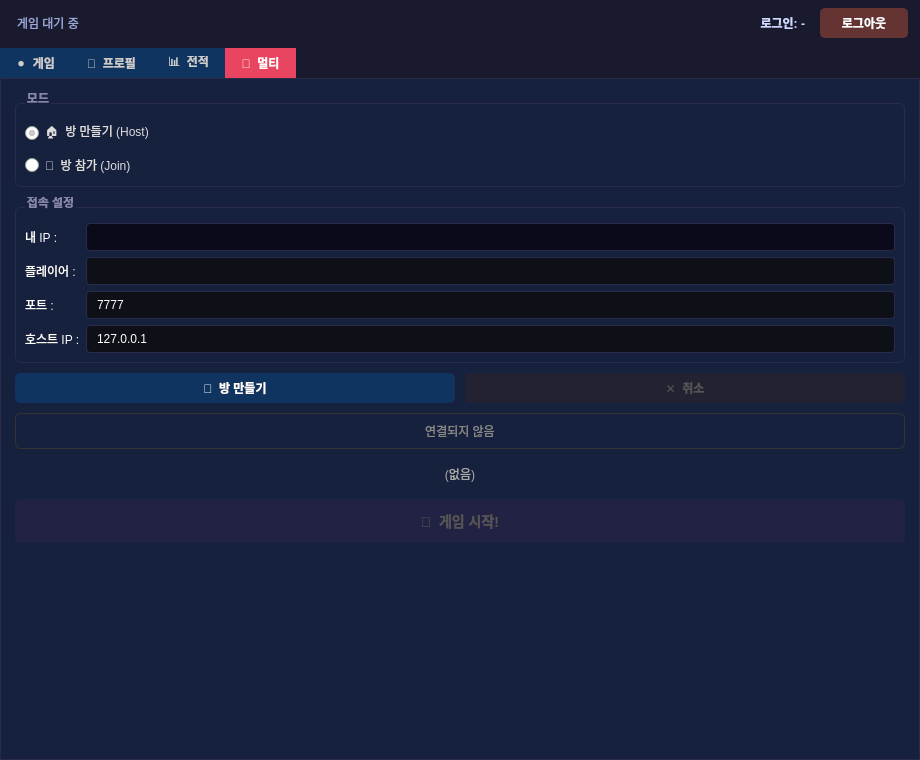
<?xml version="1.0" encoding="UTF-8"?>
<ui version="4.0">
 <class>MainWindow</class>
 <widget class="QMainWindow" name="MainWindow">
  <property name="geometry">
   <rect>
    <x>0</x>
    <y>0</y>
    <width>920</width>
    <height>760</height>
   </rect>
  </property>
  <property name="minimumSize">
   <size>
    <width>920</width>
    <height>760</height>
   </size>
  </property>
  <property name="windowTitle">
   <string>오목 게임</string>
  </property>
  <property name="styleSheet">
   <string notr="true">QMainWindow { background: #1a1a2e; }
QTabWidget::pane { border:1px solid #2a2a4a; background:#16213e; }
QTabBar::tab { background:#0f3460; color:#ccc; padding:8px 16px; font-weight:bold; }
QTabBar::tab:selected { background:#e94560; color:white; }
QTabBar::tab:hover { background:#1a4a80; }
QGroupBox { color:#8888aa; border:1px solid #2a2a4a; border-radius:6px; margin-top:10px; padding-top:6px; font-weight:bold; }
QGroupBox::title { subcontrol-origin:margin; left:10px; top:-2px; }
QPushButton { background:#0f3460; color:white; border:none; padding:6px 16px; border-radius:5px; font-weight:bold; }
QPushButton:hover { background:#e94560; }
QPushButton:pressed { background:#b03040; }
QPushButton:disabled { background:#222244; color:#555; }
QLineEdit, QComboBox { background:#0d1117; color:white; border:1px solid #2a2a4a; border-radius:4px; padding:5px 8px; }
QComboBox::drop-down { border:none; }
QComboBox QAbstractItemView { background:#0d1117; color:white; }
QTableWidget { background:#0d1117; color:white; gridline-color:#1e1e3a; border:1px solid #2a2a4a; selection-background-color:#0f3460; }
QTableWidget QHeaderView::section { background:#0f3460; color:#ddd; padding:5px; border:none; font-weight:bold; }
QTableWidget::item:alternate { background:#0e1525; }
QListWidget { background:#0d1117; color:white; border:1px solid #2a2a4a; }
QListWidget::item:selected { background:#0f3460; }
QLabel { color:white; }
QRadioButton { color:#ddd; }</string>
  </property>
  <widget class="QWidget" name="centralwidget">
   <layout class="QVBoxLayout" name="centralLayout">
    <property name="leftMargin">
     <number>0</number>
    </property>
    <property name="topMargin">
     <number>0</number>
    </property>
    <property name="rightMargin">
     <number>0</number>
    </property>
    <property name="bottomMargin">
     <number>0</number>
    </property>
    <item>
     <layout class="QHBoxLayout" name="appHeaderLayout">
      <property name="spacing">
       <number>10</number>
      </property>
      <property name="leftMargin">
       <number>12</number>
      </property>
      <property name="topMargin">
       <number>8</number>
      </property>
      <property name="rightMargin">
       <number>12</number>
      </property>
      <property name="bottomMargin">
       <number>4</number>
      </property>
      <item>
       <widget class="QLabel" name="headerStatusLabel">
        <property name="styleSheet">
         <string notr="true">color:#9aa7d9; padding:4px 2px;</string>
        </property>
        <property name="text">
         <string>게임 대기 중</string>
        </property>
        <property name="alignment">
         <set>Qt::AlignmentFlag::AlignLeading|Qt::AlignmentFlag::AlignLeft|Qt::AlignmentFlag::AlignVCenter</set>
        </property>
       </widget>
      </item>
      <item>
       <spacer name="appHeaderSpacer">
        <property name="orientation">
         <enum>Qt::Orientation::Horizontal</enum>
        </property>
        <property name="sizeHint" stdset="0">
         <size>
          <width>40</width>
          <height>20</height>
         </size>
        </property>
       </spacer>
      </item>
      <item>
       <widget class="QLabel" name="accountLabel">
        <property name="styleSheet">
         <string notr="true">color:#cfd8ff; font-weight:bold; padding:4px 2px;</string>
        </property>
        <property name="text">
         <string>로그인: -</string>
        </property>
        <property name="alignment">
         <set>Qt::AlignmentFlag::AlignRight|Qt::AlignmentFlag::AlignTrailing|Qt::AlignmentFlag::AlignVCenter</set>
        </property>
       </widget>
      </item>
      <item>
       <widget class="QPushButton" name="logoutBtn">
        <property name="minimumSize">
         <size>
          <width>88</width>
          <height>30</height>
         </size>
        </property>
        <property name="maximumSize">
         <size>
          <width>120</width>
          <height>32</height>
         </size>
        </property>
        <property name="styleSheet">
         <string notr="true">QPushButton{background:#663333;color:white;} QPushButton:hover{background:#994444;}</string>
        </property>
        <property name="text">
         <string>로그아웃</string>
        </property>
       </widget>
      </item>
     </layout>
    </item>
    <item>
     <widget class="QTabWidget" name="tabs">
      <property name="currentIndex">
       <number>3</number>
      </property>
      <widget class="QWidget" name="gameTab">
       <attribute name="title">
        <string>⚫  게임</string>
       </attribute>
       <layout class="QVBoxLayout" name="gameTabLayout">
        <property name="spacing">
         <number>8</number>
        </property>
        <property name="leftMargin">
         <number>10</number>
        </property>
        <property name="topMargin">
         <number>10</number>
        </property>
        <property name="rightMargin">
         <number>10</number>
        </property>
        <property name="bottomMargin">
         <number>6</number>
        </property>
        <item>
         <widget class="QGroupBox" name="gameSettingGroup">
          <property name="title">
           <string>게임 설정</string>
          </property>
          <layout class="QHBoxLayout" name="gameSettingLayout">
           <item>
            <widget class="QLabel" name="playerLabel">
             <property name="text">
              <string>플레이어:</string>
             </property>
            </widget>
           </item>
           <item>
            <widget class="QComboBox" name="playerCombo"/>
           </item>
           <item>
            <widget class="QRadioButton" name="firstRadio">
             <property name="text">
              <string>흑 (선공)</string>
             </property>
             <property name="checked">
              <bool>true</bool>
             </property>
            </widget>
           </item>
           <item>
            <widget class="QRadioButton" name="secondRadio">
             <property name="text">
              <string>백 (후공)</string>
             </property>
            </widget>
           </item>
           <item>
            <widget class="QPushButton" name="startSingleBtn">
             <property name="minimumSize">
              <size>
               <width>140</width>
               <height>32</height>
              </size>
             </property>
             <property name="text">
              <string>▶  AI 대전 시작</string>
             </property>
            </widget>
           </item>
           <item>
            <widget class="QPushButton" name="pauseBtn">
             <property name="enabled">
              <bool>false</bool>
             </property>
             <property name="minimumSize">
              <size>
               <width>110</width>
               <height>32</height>
              </size>
             </property>
             <property name="text">
              <string>⏸  일시정지</string>
             </property>
            </widget>
           </item>
           <item>
            <widget class="QPushButton" name="rematchBtn">
             <property name="enabled">
              <bool>false</bool>
             </property>
             <property name="minimumSize">
              <size>
               <width>120</width>
               <height>32</height>
              </size>
             </property>
             <property name="text">
              <string>↻  재도전</string>
             </property>
            </widget>
           </item>
           <item>
            <widget class="QPushButton" name="leaveRoomBtn">
             <property name="enabled">
              <bool>false</bool>
             </property>
             <property name="minimumSize">
              <size>
               <width>115</width>
               <height>32</height>
              </size>
             </property>
             <property name="text">
              <string>🚪  방 나가기</string>
             </property>
            </widget>
           </item>
           <item>
            <widget class="QLabel" name="turnTimerLabel">
             <property name="minimumSize">
              <size>
               <width>74</width>
               <height>30</height>
              </size>
             </property>
             <property name="styleSheet">
              <string notr="true">color:#00ff88; font-size:16px; font-weight:bold; padding:3px 8px;</string>
             </property>
             <property name="text">
              <string>30초</string>
             </property>
             <property name="alignment">
              <set>Qt::AlignmentFlag::AlignCenter</set>
             </property>
            </widget>
           </item>
          </layout>
         </widget>
        </item>
        <item>
         <widget class="QLabel" name="statusLabel">
          <property name="styleSheet">
           <string notr="true">color:#aaa; font-size:11px;</string>
          </property>
          <property name="text">
           <string>플레이어를 선택하고 게임을 시작하세요.</string>
          </property>
          <property name="alignment">
           <set>Qt::AlignmentFlag::AlignCenter</set>
          </property>
         </widget>
        </item>
        <item alignment="Qt::AlignmentFlag::AlignHCenter">
         <widget class="GameWidget" name="game"/>
        </item>
       </layout>
      </widget>
      <widget class="QWidget" name="profileTab">
       <attribute name="title">
        <string>👤  프로필</string>
       </attribute>
       <layout class="QVBoxLayout" name="profileTabLayout">
        <property name="spacing">
         <number>8</number>
        </property>
        <property name="leftMargin">
         <number>10</number>
        </property>
        <property name="topMargin">
         <number>10</number>
        </property>
        <property name="rightMargin">
         <number>10</number>
        </property>
        <property name="bottomMargin">
         <number>10</number>
        </property>
        <item>
         <widget class="QGroupBox" name="playerManageGroup">
          <property name="title">
           <string>플레이어 관리</string>
          </property>
          <layout class="QFormLayout" name="playerManageLayout">
           <item row="0" column="0">
            <widget class="QLabel" name="nickLabel">
             <property name="text">
              <string>닉네임 :</string>
             </property>
            </widget>
           </item>
           <item row="0" column="1">
            <widget class="QLineEdit" name="nickEdit">
             <property name="placeholderText">
              <string>닉네임 입력</string>
             </property>
            </widget>
           </item>
           <item row="1" column="0">
            <widget class="QLabel" name="commentLabel">
             <property name="text">
              <string>한마디 :</string>
             </property>
            </widget>
           </item>
           <item row="1" column="1">
            <widget class="QLineEdit" name="commentEdit">
             <property name="placeholderText">
              <string>한마디 (선택)</string>
             </property>
            </widget>
           </item>
           <item row="2" column="1">
            <layout class="QHBoxLayout" name="profileButtonLayout">
             <item>
              <widget class="QPushButton" name="createBtn">
               <property name="text">
                <string>➕  추가</string>
               </property>
              </widget>
             </item>
             <item>
              <widget class="QPushButton" name="updateBtn">
               <property name="text">
                <string>✏️  내 프로필 수정</string>
               </property>
              </widget>
             </item>
             <item>
              <widget class="QPushButton" name="deletePlayerBtn">
               <property name="text">
                <string>🗑  삭제</string>
               </property>
              </widget>
             </item>
            </layout>
           </item>
          </layout>
         </widget>
        </item>
        <item>
         <widget class="QTableWidget" name="playerTable"/>
        </item>
       </layout>
      </widget>
      <widget class="QWidget" name="recordTab">
       <attribute name="title">
        <string>📊  전적</string>
       </attribute>
       <layout class="QVBoxLayout" name="recordTabLayout">
        <property name="spacing">
         <number>8</number>
        </property>
        <property name="leftMargin">
         <number>10</number>
        </property>
        <property name="topMargin">
         <number>10</number>
        </property>
        <property name="rightMargin">
         <number>10</number>
        </property>
        <property name="bottomMargin">
         <number>10</number>
        </property>
        <item>
         <widget class="QGroupBox" name="recordSearchGroup">
          <property name="title">
           <string>🔍  검색</string>
          </property>
          <layout class="QHBoxLayout" name="recordSearchLayout">
           <item>
            <widget class="QLabel" name="recordPlayerLabel">
             <property name="text">
              <string>플레이어:</string>
             </property>
            </widget>
           </item>
           <item>
            <widget class="QComboBox" name="recordPlayerCombo"/>
           </item>
           <item>
            <widget class="QLabel" name="resultFilterLabel">
             <property name="text">
              <string>결과:</string>
             </property>
            </widget>
           </item>
           <item>
            <widget class="QComboBox" name="resultFilterCombo"/>
           </item>
           <item>
            <widget class="QPushButton" name="searchRecordBtn">
             <property name="text">
              <string>검색</string>
             </property>
            </widget>
           </item>
          </layout>
         </widget>
        </item>
        <item>
         <widget class="QGroupBox" name="multiSummaryGroup">
          <property name="title">
           <string>멀티 상대별 전적</string>
          </property>
          <layout class="QVBoxLayout" name="multiSummaryLayout">
           <item>
            <widget class="QTableWidget" name="multiSummaryTable">
             <property name="maximumSize">
              <size>
               <width>16777215</width>
               <height>170</height>
              </size>
             </property>
            </widget>
           </item>
          </layout>
         </widget>
        </item>
        <item>
         <widget class="QTableWidget" name="recordTable"/>
        </item>
        <item>
         <widget class="QPushButton" name="deleteRecordBtn">
          <property name="text">
           <string>🗑  선택 기록 삭제</string>
          </property>
         </widget>
        </item>
       </layout>
      </widget>
      <widget class="QWidget" name="multiTab">
       <attribute name="title">
        <string>🌐  멀티</string>
       </attribute>
       <layout class="QVBoxLayout" name="multiTabLayout">
        <property name="spacing">
         <number>10</number>
        </property>
        <property name="leftMargin">
         <number>14</number>
        </property>
        <property name="topMargin">
         <number>14</number>
        </property>
        <property name="rightMargin">
         <number>14</number>
        </property>
        <property name="bottomMargin">
         <number>14</number>
        </property>
        <item>
         <widget class="QGroupBox" name="modeGroup">
          <property name="title">
           <string>모드</string>
          </property>
          <layout class="QVBoxLayout" name="modeLayout">
           <item>
            <widget class="QRadioButton" name="hostRadio">
             <property name="text">
              <string>🏠  방 만들기 (Host)</string>
             </property>
             <property name="checked">
              <bool>true</bool>
             </property>
            </widget>
           </item>
           <item>
            <widget class="QRadioButton" name="joinRadio">
             <property name="text">
              <string>🔌  방 참가 (Join)</string>
             </property>
            </widget>
           </item>
          </layout>
         </widget>
        </item>
        <item>
         <widget class="QGroupBox" name="connectSettingGroup">
          <property name="title">
           <string>접속 설정</string>
          </property>
          <layout class="QFormLayout" name="connectSettingLayout">
           <item row="0" column="0">
            <widget class="QLabel" name="myIpLabel">
             <property name="text">
              <string>내 IP :</string>
             </property>
            </widget>
           </item>
           <item row="0" column="1">
            <widget class="QLineEdit" name="myIpEdit">
             <property name="styleSheet">
              <string notr="true">background:#0a0a1a; color:#00ff88; border:1px solid #2a2a4a; border-radius:4px; padding:5px;</string>
             </property>
             <property name="readOnly">
              <bool>true</bool>
             </property>
            </widget>
           </item>
           <item row="1" column="0">
            <widget class="QLabel" name="multiPlayerLabel">
             <property name="text">
              <string>플레이어 :</string>
             </property>
            </widget>
           </item>
           <item row="1" column="1">
            <widget class="QComboBox" name="multiPlayerCombo"/>
           </item>
           <item row="2" column="0">
            <widget class="QLabel" name="portLabel">
             <property name="text">
              <string>포트 :</string>
             </property>
            </widget>
           </item>
           <item row="2" column="1">
            <widget class="QLineEdit" name="portEdit">
             <property name="text">
              <string>7777</string>
             </property>
            </widget>
           </item>
           <item row="3" column="0">
            <widget class="QLabel" name="ipLabel">
             <property name="text">
              <string>호스트 IP :</string>
             </property>
            </widget>
           </item>
           <item row="3" column="1">
            <widget class="QLineEdit" name="ipEdit">
             <property name="enabled">
              <bool>false</bool>
             </property>
             <property name="text">
              <string>127.0.0.1</string>
             </property>
             <property name="placeholderText">
              <string>호스트 IP 입력</string>
             </property>
            </widget>
           </item>
          </layout>
         </widget>
        </item>
        <item>
         <layout class="QHBoxLayout" name="multiButtonLayout">
          <item>
           <widget class="QPushButton" name="connectBtn">
            <property name="text">
             <string>🌐  방 만들기</string>
            </property>
           </widget>
          </item>
          <item>
           <widget class="QPushButton" name="cancelBtn">
            <property name="enabled">
             <bool>false</bool>
            </property>
            <property name="styleSheet">
             <string notr="true">QPushButton:enabled{background:#663333;color:white;} QPushButton:disabled{background:#222233;color:#555;}</string>
            </property>
            <property name="text">
             <string>✕  취소</string>
            </property>
           </widget>
          </item>
         </layout>
        </item>
        <item>
         <widget class="QLabel" name="netStatusLabel">
          <property name="styleSheet">
           <string notr="true">color:#888; border:1px solid #333; border-radius:6px; padding:8px;</string>
          </property>
          <property name="text">
           <string>연결되지 않음</string>
          </property>
          <property name="alignment">
           <set>Qt::AlignmentFlag::AlignCenter</set>
          </property>
          <property name="wordWrap">
           <bool>true</bool>
          </property>
         </widget>
        </item>
        <item>
         <widget class="QLabel" name="playerListLabel">
          <property name="styleSheet">
           <string notr="true">color:#aaa; padding:6px;</string>
          </property>
          <property name="text">
           <string>(없음)</string>
          </property>
          <property name="alignment">
           <set>Qt::AlignmentFlag::AlignCenter</set>
          </property>
         </widget>
        </item>
        <item>
         <widget class="QPushButton" name="multiStartBtn">
          <property name="enabled">
           <bool>false</bool>
          </property>
          <property name="minimumSize">
           <size>
            <width>0</width>
            <height>44</height>
           </size>
          </property>
          <property name="styleSheet">
           <string notr="true">QPushButton:enabled{background:#e94560;font-size:14px;} QPushButton:disabled{background:#222244;color:#555;font-size:14px;}</string>
          </property>
          <property name="text">
           <string>🚀  게임 시작!</string>
          </property>
         </widget>
        </item>
        <item>
         <spacer name="multiVerticalSpacer">
          <property name="orientation">
           <enum>Qt::Orientation::Vertical</enum>
          </property>
          <property name="sizeHint" stdset="0">
           <size>
            <width>20</width>
            <height>40</height>
           </size>
          </property>
         </spacer>
        </item>
       </layout>
      </widget>
     </widget>
    </item>
   </layout>
  </widget>
 </widget>
 <customwidgets>
  <customwidget>
   <class>GameWidget</class>
   <extends>QGraphicsView</extends>
   <header>gamewidget.h</header>
   <container>1</container>
  </customwidget>
 </customwidgets>
 <resources/>
 <connections/>
</ui>
